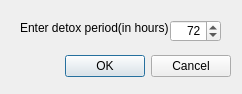
<?xml version="1.0" encoding="UTF-8"?>
<ui version="4.0">
 <class>setPeriodDialog</class>
 <widget class="QDialog" name="setPeriodDialog">
  <property name="geometry">
   <rect>
    <x>0</x>
    <y>0</y>
    <width>242</width>
    <height>94</height>
   </rect>
  </property>
  <property name="windowTitle">
   <string>Set Detox Period</string>
  </property>
  <widget class="QDialogButtonBox" name="buttonBox">
   <property name="geometry">
    <rect>
     <x>30</x>
     <y>50</y>
     <width>201</width>
     <height>32</height>
    </rect>
   </property>
   <property name="orientation">
    <enum>Qt::Horizontal</enum>
   </property>
   <property name="standardButtons">
    <set>QDialogButtonBox::Cancel|QDialogButtonBox::Ok</set>
   </property>
  </widget>
  <widget class="QLabel" name="label">
   <property name="geometry">
    <rect>
     <x>20</x>
     <y>20</y>
     <width>181</width>
     <height>16</height>
    </rect>
   </property>
   <property name="text">
    <string>Enter detox period(in hours) :</string>
   </property>
  </widget>
  <widget class="QSpinBox" name="spinBox">
   <property name="geometry">
    <rect>
     <x>170</x>
     <y>20</y>
     <width>51</width>
     <height>22</height>
    </rect>
   </property>
   <property name="alignment">
    <set>Qt::AlignRight|Qt::AlignTrailing|Qt::AlignVCenter</set>
   </property>
   <property name="maximum">
    <number>9000</number>
   </property>
   <property name="value">
    <number>72</number>
   </property>
  </widget>
 </widget>
 <resources/>
 <connections>
  <connection>
   <sender>buttonBox</sender>
   <signal>accepted()</signal>
   <receiver>setPeriodDialog</receiver>
   <slot>accept()</slot>
   <hints>
    <hint type="sourcelabel">
     <x>248</x>
     <y>254</y>
    </hint>
    <hint type="destinationlabel">
     <x>157</x>
     <y>274</y>
    </hint>
   </hints>
  </connection>
  <connection>
   <sender>buttonBox</sender>
   <signal>rejected()</signal>
   <receiver>setPeriodDialog</receiver>
   <slot>reject()</slot>
   <hints>
    <hint type="sourcelabel">
     <x>316</x>
     <y>260</y>
    </hint>
    <hint type="destinationlabel">
     <x>286</x>
     <y>274</y>
    </hint>
   </hints>
  </connection>
 </connections>
</ui>
